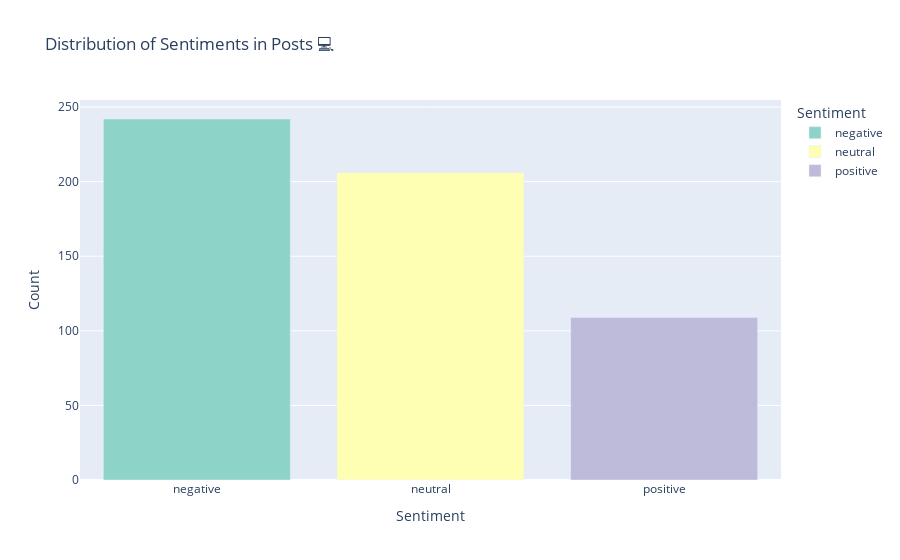

Notebook cell for this chart:
### Markdown cell above
Bar Chart

### Code cell
sentiment_counts = df['sentiment_label'].value_counts().reset_index()
sentiment_counts.columns = ['sentiment', 'count']
fig_bar = px.bar(sentiment_counts, x='sentiment', y='count',
                 labels={'sentiment': 'Sentiment', 'count': 'Count'},
                 title='Distribution of Sentiments in Posts 💻',
                 color='sentiment',
                 color_discrete_sequence=px.colors.qualitative.Set3)
fig_bar.show()

### Figure 1 — Plotly figure (JSON) as saved in the notebook; plotly's stock layout.template omitted (floating-point values rounded to 4 significant figures)
{"data": [{"alignmentgroup": "True", "hovertemplate": "Sentiment=%{x}<br>Count=%{y}<extra></extra>", "legendgroup": "negative", "marker": {"color": "rgb(141,211,199)", "pattern": {"shape": ""}}, "name": "negative", "offsetgroup": "negative", "orientation": "v", "showlegend": true, "textposition": "auto", "type": "bar", "x": ["negative"], "xaxis": "x", "y": [242], "yaxis": "y"}, {"alignmentgroup": "True", "hovertemplate": "Sentiment=%{x}<br>Count=%{y}<extra></extra>", "legendgroup": "neutral", "marker": {"color": "rgb(255,255,179)", "pattern": {"shape": ""}}, "name": "neutral", "offsetgroup": "neutral", "orientation": "v", "showlegend": true, "textposition": "auto", "type": "bar", "x": ["neutral"], "xaxis": "x", "y": [206], "yaxis": "y"}, {"alignmentgroup": "True", "hovertemplate": "Sentiment=%{x}<br>Count=%{y}<extra></extra>", "legendgroup": "positive", "marker": {"color": "rgb(190,186,218)", "pattern": {"shape": ""}}, "name": "positive", "offsetgroup": "positive", "orientation": "v", "showlegend": true, "textposition": "auto", "type": "bar", "x": ["positive"], "xaxis": "x", "y": [109], "yaxis": "y"}], "layout": {"barmode": "relative", "legend": {"title": {"text": "Sentiment"}, "tracegroupgap": 0}, "title": {"text": "Distribution of Sentiments in Posts 💻"}, "xaxis": {"anchor": "y", "categoryarray": ["negative", "neutral", "positive"], "categoryorder": "array", "domain": [0, 1], "title": {"text": "Sentiment"}}, "yaxis": {"anchor": "x", "domain": [0, 1], "title": {"text": "Count"}}}}
